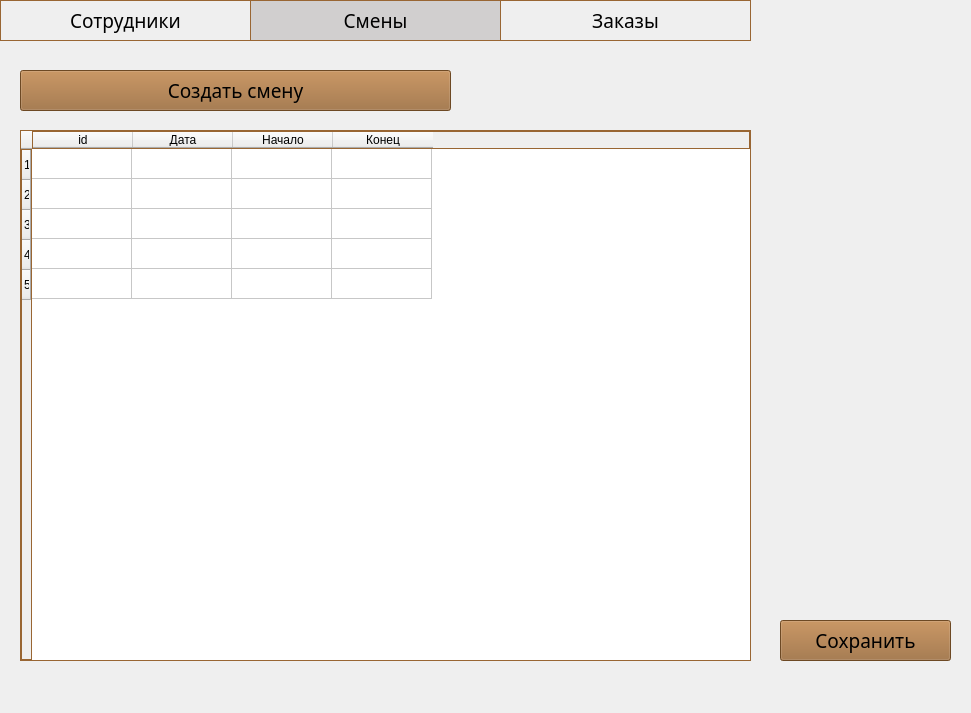
<?xml version="1.0" encoding="UTF-8"?>
<ui version="4.0">
 <class>adminPanelShift</class>
 <widget class="QWidget" name="adminPanelShift">
  <property name="geometry">
   <rect>
    <x>0</x>
    <y>0</y>
    <width>971</width>
    <height>713</height>
   </rect>
  </property>
  <property name="windowTitle">
   <string>Панель администратора. Смены</string>
  </property>
  <widget class="QFrame" name="frame">
   <property name="geometry">
    <rect>
     <x>-10</x>
     <y>-10</y>
     <width>991</width>
     <height>731</height>
    </rect>
   </property>
   <property name="autoFillBackground">
    <bool>true</bool>
   </property>
   <property name="frameShape">
    <enum>QFrame::StyledPanel</enum>
   </property>
   <property name="frameShadow">
    <enum>QFrame::Raised</enum>
   </property>
   <widget class="QPushButton" name="staffPageButton">
    <property name="geometry">
     <rect>
      <x>10</x>
      <y>10</y>
      <width>251</width>
      <height>41</height>
     </rect>
    </property>
    <property name="font">
     <font>
      <family>Sans Serif Collection</family>
      <pointsize>14</pointsize>
     </font>
    </property>
    <property name="autoFillBackground">
     <bool>false</bool>
    </property>
    <property name="styleSheet">
     <string notr="true">border: 1px solid rgb(153, 102, 51); </string>
    </property>
    <property name="text">
     <string>Сотрудники</string>
    </property>
    <property name="autoDefault">
     <bool>false</bool>
    </property>
   </widget>
   <widget class="QPushButton" name="shiftPageButton">
    <property name="geometry">
     <rect>
      <x>260</x>
      <y>10</y>
      <width>251</width>
      <height>41</height>
     </rect>
    </property>
    <property name="font">
     <font>
      <family>Sans Serif Collection</family>
      <pointsize>14</pointsize>
     </font>
    </property>
    <property name="autoFillBackground">
     <bool>false</bool>
    </property>
    <property name="styleSheet">
     <string notr="true">border: 1px solid rgb(153, 102, 51);
background-color: rgb(209, 207, 207);</string>
    </property>
    <property name="text">
     <string>Смены</string>
    </property>
    <property name="autoDefault">
     <bool>false</bool>
    </property>
   </widget>
   <widget class="QPushButton" name="orderPageButton">
    <property name="geometry">
     <rect>
      <x>510</x>
      <y>10</y>
      <width>251</width>
      <height>41</height>
     </rect>
    </property>
    <property name="font">
     <font>
      <family>Sans Serif Collection</family>
      <pointsize>14</pointsize>
     </font>
    </property>
    <property name="autoFillBackground">
     <bool>false</bool>
    </property>
    <property name="styleSheet">
     <string notr="true">border: 1px solid rgb(153, 102, 51);</string>
    </property>
    <property name="text">
     <string>Заказы</string>
    </property>
    <property name="autoDefault">
     <bool>false</bool>
    </property>
   </widget>
   <widget class="QPushButton" name="createShiftButton">
    <property name="geometry">
     <rect>
      <x>30</x>
      <y>80</y>
      <width>431</width>
      <height>41</height>
     </rect>
    </property>
    <property name="font">
     <font>
      <family>Sans Serif Collection</family>
      <pointsize>14</pointsize>
     </font>
    </property>
    <property name="autoFillBackground">
     <bool>false</bool>
    </property>
    <property name="styleSheet">
     <string notr="true">background-color: rgb(153, 102, 51);</string>
    </property>
    <property name="text">
     <string>Создать смену</string>
    </property>
    <property name="autoDefault">
     <bool>false</bool>
    </property>
   </widget>
   <widget class="QTableWidget" name="shiftTable">
    <property name="geometry">
     <rect>
      <x>30</x>
      <y>140</y>
      <width>731</width>
      <height>531</height>
     </rect>
    </property>
    <property name="autoFillBackground">
     <bool>true</bool>
    </property>
    <property name="styleSheet">
     <string notr="true">border: 1px solid rgb(153, 102, 51);</string>
    </property>
    <property name="sortingEnabled">
     <bool>false</bool>
    </property>
    <property name="rowCount">
     <number>5</number>
    </property>
    <property name="columnCount">
     <number>4</number>
    </property>
    <attribute name="horizontalHeaderVisible">
     <bool>true</bool>
    </attribute>
    <attribute name="horizontalHeaderCascadingSectionResizes">
     <bool>false</bool>
    </attribute>
    <row/>
    <row/>
    <row/>
    <row/>
    <row/>
    <column>
     <property name="text">
      <string>id</string>
     </property>
    </column>
    <column>
     <property name="text">
      <string>Дата</string>
     </property>
    </column>
    <column>
     <property name="text">
      <string>Начало</string>
     </property>
    </column>
    <column>
     <property name="text">
      <string>Конец</string>
     </property>
    </column>
   </widget>
   <widget class="QLabel" name="icon">
    <property name="geometry">
     <rect>
      <x>790</x>
      <y>30</y>
      <width>161</width>
      <height>191</height>
     </rect>
    </property>
    <property name="text">
     <string/>
    </property>
    <property name="textFormat">
     <enum>Qt::RichText</enum>
    </property>
    <property name="pixmap">
     <pixmap resource="C:/Users/p2200/Desktop/ПП/resource.qrc">:/assets/cafe_system\icon.png</pixmap>
    </property>
    <property name="scaledContents">
     <bool>true</bool>
    </property>
   </widget>
   <widget class="QPushButton" name="saveShift">
    <property name="geometry">
     <rect>
      <x>790</x>
      <y>630</y>
      <width>171</width>
      <height>41</height>
     </rect>
    </property>
    <property name="font">
     <font>
      <family>Sans Serif Collection</family>
      <pointsize>14</pointsize>
     </font>
    </property>
    <property name="autoFillBackground">
     <bool>false</bool>
    </property>
    <property name="styleSheet">
     <string notr="true">background-color: rgb(153, 102, 51);</string>
    </property>
    <property name="text">
     <string>Сохранить</string>
    </property>
    <property name="autoDefault">
     <bool>false</bool>
    </property>
   </widget>
  </widget>
 </widget>
 <resources>
  <include location="C:/Users/p2200/Desktop/ПП/resource.qrc"/>
 </resources>
 <connections/>
</ui>
